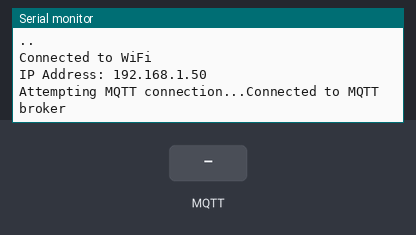
The sketch below on a simulated ESP32. On the bench: the last lines printed to the serial monitor. Inputs (shaded band) come from the test bench. WiFi joins after 1.5 s; servers stay silent unless stated; no MQTT or app messages arrive unless stated.

Above: at 3.2 s.
3.3 s: MQTT message "1" arrives on the first subscribed topic
At 3.8 s:
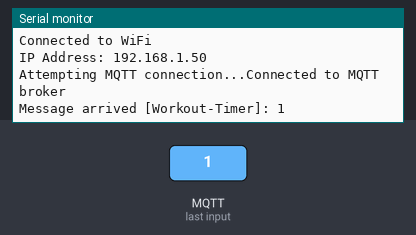
4.8 s: MQTT message "on" arrives on the first subscribed topic
At 6.0 s:
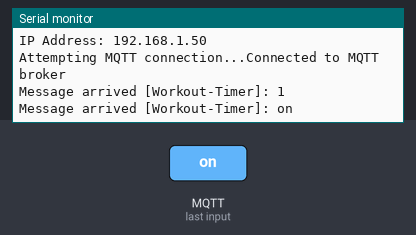
6.3 s: MQTT message "off" arrives on the first subscribed topic
At 7.3 s:
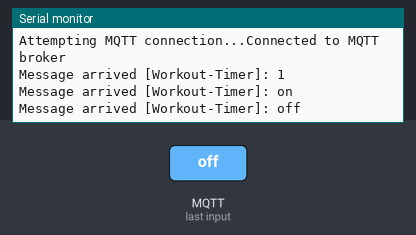

The sketch:

MQTTTEMPLATE.ino
```cpp
#include <WiFi.h>
#include <WiFiClientSecure.h>
#include <PubSubClient.h>

// Wi-Fi credentials
const char* ssid = "icup +1"; // BE MINDFUL ******************
const char* password = "aaaaaaaaa1"; // v

// MQTT broker credentials
const char* mqtt_server = "9321cdfa0af34b83b77797a4488354cd.s1.eu.hivemq.cloud"; // BE MINDFUL ******************
const int mqtt_port = 8883; // BE MINDFUL ******************
const char* mqtt_user = "MasterA"; // BE MINDFUL ******************
const char* mqtt_password = "MasterA1"; // BE MINDFUL ******************
const char* mqtt_topic = "Workout-Timer"; // Add if more topics ******************
const char* clientID = "ESP32Client-1"; // Change the NAME/NUMBER for each device******************


// Root certificate
const char* root_ca = R"EOF(
-----BEGIN CERTIFICATE-----
MIIFBjCCAu6gAwIBAgIRAIp9PhPWLzDvI4a9KQdrNPgwDQYJKoZIhvcNAQELBQAw
TzELMAkGA1UEBhMCVVMxKTAnBgNVBAoTIEludGVybmV0IFNlY3VyaXR5IFJlc2Vh
cmNoIEdyb3VwMRUwEwYDVQQDEwxJU1JHIFJvb3QgWDEwHhcNMjQwMzEzMDAwMDAw
WhcNMjcwMzEyMjM1OTU5WjAzMQswCQYDVQQGEwJVUzEWMBQGA1UEChMNTGV0J3Mg
RW5jcnlwdDEMMAoGA1UEAxMDUjExMIIBIjANBgkqhkiG9w0BAQEFAAOCAQ8AMIIB
CgKCAQEAuoe8XBsAOcvKCs3UZxD5ATylTqVhyybKUvsVAbe5KPUoHu0nsyQYOWcJ
DAjs4DqwO3cOvfPlOVRBDE6uQdaZdN5R2+97/1i9qLcT9t4x1fJyyXJqC4N0lZxG
AGQUmfOx2SLZzaiSqhwmej/+71gFewiVgdtxD4774zEJuwm+UE1fj5F2PVqdnoPy
6cRms+EGZkNIGIBloDcYmpuEMpexsr3E+BUAnSeI++JjF5ZsmydnS8TbKF5pwnnw
SVzgJFDhxLyhBax7QG0AtMJBP6dYuC/FXJuluwme8f7rsIU5/agK70XEeOtlKsLP
Xzze41xNG/cLJyuqC0J3U095ah2H2QIDAQABo4H4MIH1MA4GA1UdDwEB/wQEAwIB
hjAdBgNVHSUEFjAUBggrBgEFBQcDAgYIKwYBBQUHAwEwEgYDVR0TAQH/BAgwBgEB
/wIBADAdBgNVHQ4EFgQUxc9GpOr0w8B6bJXELbBeki8m47kwHwYDVR0jBBgwFoAU
ebRZ5nu25eQBc4AIiMgaWPbpm24wMgYIKwYBBQUHAQEEJjAkMCIGCCsGAQUFBzAC
hhZodHRwOi8veDEuaS5sZW5jci5vcmcvMBMGA1UdIAQMMAowCAYGZ4EMAQIBMCcG
A1UdHwQgMB4wHKAaoBiGFmh0dHA6Ly94MS5jLmxlbmNyLm9yZy8wDQYJKoZIhvcN
AQELBQADggIBAE7iiV0KAxyQOND1H/lxXPjDj7I3iHpvsCUf7b632IYGjukJhM1y
v4Hz/MrPU0jtvfZpQtSlET41yBOykh0FX+ou1Nj4ScOt9ZmWnO8m2OG0JAtIIE38
01S0qcYhyOE2G/93ZCkXufBL713qzXnQv5C/viOykNpKqUgxdKlEC+Hi9i2DcaR1
e9KUwQUZRhy5j/PEdEglKg3l9dtD4tuTm7kZtB8v32oOjzHTYw+7KdzdZiw/sBtn
UfhBPORNuay4pJxmY/WrhSMdzFO2q3Gu3MUBcdo27goYKjL9CTF8j/Zz55yctUoV
aneCWs/ajUX+HypkBTA+c8LGDLnWO2NKq0YD/pnARkAnYGPfUDoHR9gVSp/qRx+Z
WghiDLZsMwhN1zjtSC0uBWiugF3vTNzYIEFfaPG7Ws3jDrAMMYebQ95JQ+HIBD/R
PBuHRTBpqKlyDnkSHDHYPiNX3adPoPAcgdF3H2/W0rmoswMWgTlLn1Wu0mrks7/q
pdWfS6PJ1jty80r2VKsM/Dj3YIDfbjXKdaFU5C+8bhfJGqU3taKauuz0wHVGT3eo
6FlWkWYtbt4pgdamlwVeZEW+LM7qZEJEsMNPrfC03APKmZsJgpWCDWOKZvkZcvjV
uYkQ4omYCTX5ohy+knMjdOmdH9c7SpqEWBDC86fiNex+O0XOMEZSa8DA
-----END CERTIFICATE-----
)EOF";

// WiFi and MQTT clients
WiFiClientSecure espClient;
PubSubClient client(espClient);

void setup_wifi() {
  Serial.println("Connecting to WiFi...");
  WiFi.begin(ssid, password);
  while (WiFi.status() != WL_CONNECTED) {
    delay(1000);
    Serial.print(".");
  }
  Serial.println("\nConnected to WiFi");
  Serial.print("IP Address: ");
  Serial.println(WiFi.localIP());
}

void callback(char* topic, byte* payload, unsigned int length) {
  Serial.print("Message arrived [");
  Serial.print(topic);
  Serial.print("]: ");

  for (unsigned int i = 0; i < length; i++) {
    Serial.print((char)payload[i]);
  }
  Serial.println();
}

void reconnect() {
  while (!client.connected()) {
    Serial.print("Attempting MQTT connection...");
    if (client.connect(clientID, mqtt_user, mqtt_password)) {
      Serial.println("Connected to MQTT broker");
      client.subscribe(mqtt_topic);
    } else {
      Serial.print("Connection failed, rc=");
      Serial.println(client.state());
      Serial.println("Retrying in 5 seconds...");
      delay(5000);
    }
  }
}

void setup() {
  Serial.begin(115200);
  setup_wifi();

  espClient.setCACert(root_ca);
  client.setServer(mqtt_server, mqtt_port);
  client.setCallback(callback);
  client.setKeepAlive(60); // Set keep-alive to 60 seconds
}

void loop() {
  if (!client.connected()) {
    reconnect();
  }
  client.loop();
}
```

Measured:
- after the input at 3.3 s, the serial monitor: prints a new line at once (image 1)
- after the input at 4.8 s, the serial monitor: prints a new line at once (image 2)
- after the input at 6.3 s, the serial monitor: prints a new line at once (image 3)
